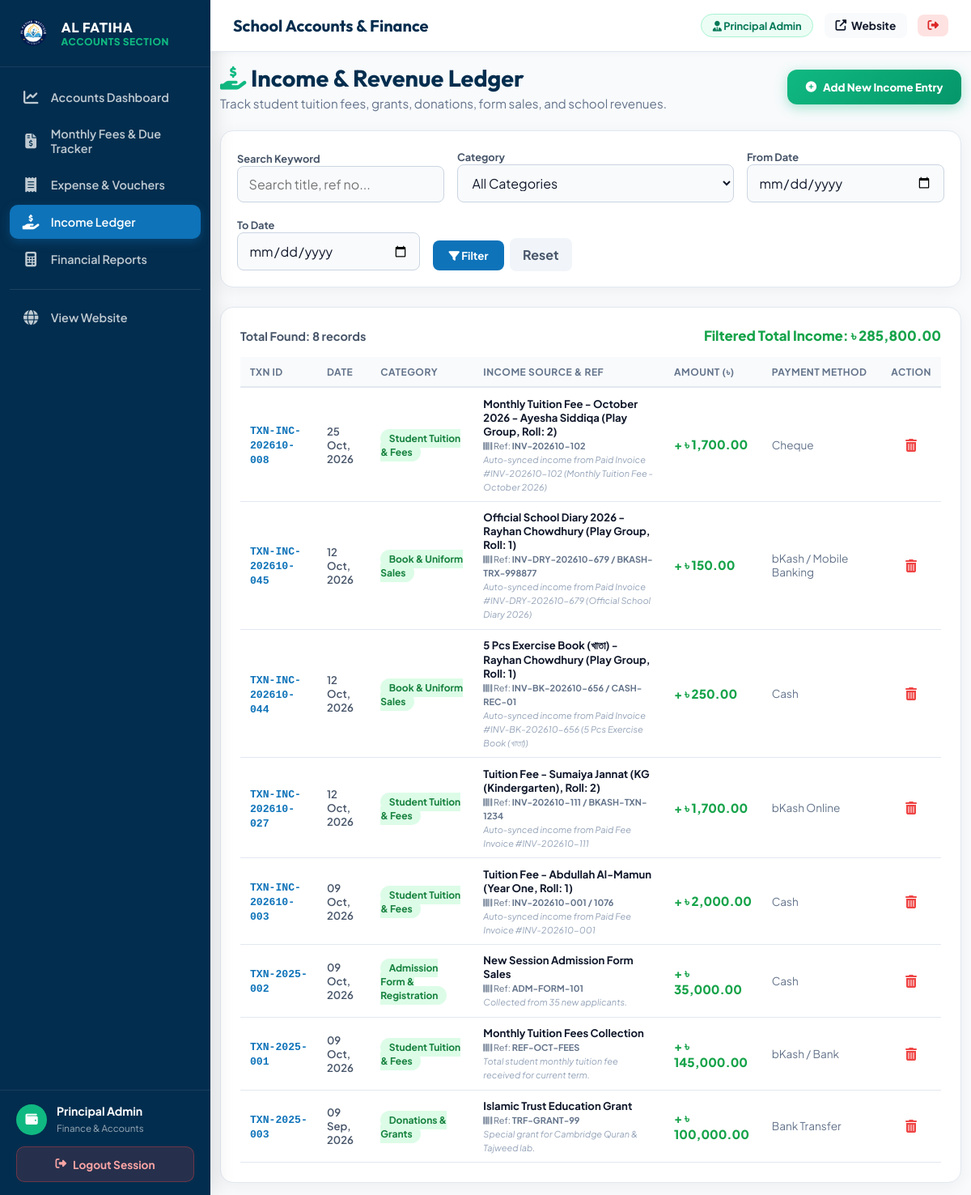
Page /accountant/income.php (signed in) on the committed database.
### tables this page shows
CREATE TABLE `accounts_transactions` (
  `id` int(11) NOT NULL AUTO_INCREMENT,
  `transaction_no` varchar(30) NOT NULL,
  `type` enum('Income','Expense') NOT NULL,
  `category` varchar(100) NOT NULL,
  `title` varchar(200) NOT NULL,
  `amount` decimal(12,2) NOT NULL,
  `transaction_date` date NOT NULL,
  `payment_method` varchar(50) DEFAULT 'Cash',
  `reference_no` varchar(100) DEFAULT NULL,
  `voucher_file` varchar(255) DEFAULT NULL,
  `description` text DEFAULT NULL,
  `created_by` int(11) DEFAULT NULL,
  `created_at` timestamp NOT NULL DEFAULT current_timestamp(),
  PRIMARY KEY (`id`),
  UNIQUE KEY `transaction_no` (`transaction_no`),
  KEY `created_by` (`created_by`),
  CONSTRAINT `accounts_transactions_ibfk_1` FOREIGN KEY (`created_by`) REFERENCES `users` (`id`) ON DELETE SET NULL
);

### includes/functions.php (called while the page is built, shortened)
<?php
function sanitize($data) {
    return htmlspecialchars(trim($data), ENT_QUOTES, 'UTF-8');
}
function get_current_user_role() {
    return $_SESSION['user_role'] ?? null;
}
function format_date($dateStr) {
    return date('d M, Y', strtotime($dateStr));
}
function format_currency($amount) {
    return '৳ ' . number_format($amount, 2);
}

### accountant/income.php (the view, shortened to what this page needs)
<?php
require_once __DIR__ . '/layout.php';
$db = get_db_connection();
$search = sanitize($_GET['search'] ?? '');
$startDate = sanitize($_GET['start_date'] ?? '');
$endDate = sanitize($_GET['end_date'] ?? '');
$whereClauses = ["type = 'Income'"];
$params = [];
$whereSql = implode(' AND ', $whereClauses);
$incStmt = $db->prepare("SELECT * FROM accounts_transactions WHERE $whereSql ORDER BY transaction_date DESC, id DESC");
$incStmt->execute($params);
$incomes = $incStmt->fetchAll();
$totalFilteredIncome = array_sum(array_column($incomes, 'amount'));
?>
<div style="display: flex; justify-content: space-between; align-items: center; margin-bottom: 1.5rem; flex-wrap: wrap; gap: 1rem;">
  <div>
    <h1 style="font-family: 'Outfit', sans-serif; font-size: 1.8rem; color: #032d4e; margin: 0;">
      <i class="fas fa-hand-holding-usd" style="color: #10b981;"></i> Income & Revenue Ledger
    </h1>
    <p style="color: #64748b; margin: 0.2rem 0 0 0; font-size: 0.95rem;">
      Track student tuition fees, grants, donations, form sales, and school revenues.
    </p>
  </div>
  <button onclick="toggleAddForm()" class="btn" style="background: linear-gradient(135deg, #10b981 0%, #059669 100%); color: #ffffff; padding: 0.8rem 1.4rem; border-radius: 12px; font-weight: 800; border: none; cursor: pointer; display: inline-flex; align-items: center; gap: 0.5rem; box-shadow: 0 4px 15px rgba(16, 185, 129, 0.35);">
    <i class="fas fa-plus-circle"></i> Add New Income Entry
  </button>
</div>
<div style="background: #ffffff; border-radius: 16px; padding: 1.25rem; box-shadow: 0 4px 20px rgba(0,0,0,0.05); border: 1px solid #e2e8f0; margin-bottom: 1.5rem;">
  <form method="GET" style="display: flex; flex-wrap: wrap; gap: 1rem; align-items: flex-end;">
    <div style="flex: 1; min-width: 200px;">
      <label style="font-size: 0.8rem; font-weight: 700; color: #475569;">Search Keyword</label>
      <input type="text" name="search" class="form-control" placeholder="Search title, ref no..." value="<?= htmlspecialchars($search) ?>" style="width: 100%; padding: 0.6rem; border-radius: 8px; border: 1px solid #cbd5e1;">
    </div>
    <div style="min-width: 180px;">
      <label style="font-size: 0.8rem; font-weight: 700; color: #475569;">Category</label>
      <select name="category" class="form-control" style="width: 100%; padding: 0.6rem; border-radius: 8px; border: 1px solid #cbd5e1;">
        <option value="">All Categories</option>
      </select>
    </div>
    <div>
      <label style="font-size: 0.8rem; font-weight: 700; color: #475569;">From Date</label>
      <input type="date" name="start_date" class="form-control" value="<?= htmlspecialchars($startDate) ?>" style="padding: 0.6rem; border-radius: 8px; border: 1px solid #cbd5e1;">
    </div>
    <div>
      <label style="font-size: 0.8rem; font-weight: 700; color: #475569;">To Date</label>
      <input type="date" name="end_date" class="form-control" value="<?= htmlspecialchars($endDate) ?>" style="padding: 0.6rem; border-radius: 8px; border: 1px solid #cbd5e1;">
    </div>
    <div>
      <button type="submit" class="btn" style="background: #0e73b9; color: #ffffff; padding: 0.65rem 1.2rem; border-radius: 8px; font-weight: 700; border: none; cursor: pointer;">
        <i class="fas fa-filter"></i> Filter
      </button>
      <a href="income.php" class="btn" style="background: #f1f5f9; color: #475569; padding: 0.65rem 1rem; border-radius: 8px; font-weight: 700; text-decoration: none; margin-left: 0.3rem;">Reset</a>
    </div>
  </form>
</div>
<div style="background: #ffffff; border-radius: 16px; padding: 1.5rem; box-shadow: 0 4px 20px rgba(0,0,0,0.05); border: 1px solid #e2e8f0;">
  <div style="display: flex; justify-content: space-between; align-items: center; margin-bottom: 1rem;">
    <span style="font-weight: 700; color: #475569; font-size: 0.9rem;">Total Found: <strong><?= count($incomes) ?> records</strong></span>
    <span style="font-weight: 800; color: #16a34a; font-size: 1.05rem;">Filtered Total Income: <?= format_currency($totalFilteredIncome) ?></span>
  </div>
  <div style="overflow-x: auto;">
    <table class="data-table" style="width: 100%; border-collapse: collapse; text-align: left; font-size: 0.9rem;">
      <thead>
        <tr style="background: #f8fafc; border-bottom: 2px solid #e2e8f0; color: #475569;">
          <th style="padding: 0.85rem;">Txn ID</th>
          <th style="padding: 0.85rem;">Date</th>
          <th style="padding: 0.85rem;">Category</th>
          <th style="padding: 0.85rem;">Income Source & Ref</th>
          <th style="padding: 0.85rem;">Amount (৳)</th>
          <th style="padding: 0.85rem;">Payment Method</th>
          <th style="padding: 0.85rem; text-align: center;">Action</th>
        </tr>
      </thead>
      <tbody>
        <?php if (empty($incomes)): ?>
          <tr><td colspan="7" style="padding: 2.5rem; text-align: center; color: #94a3b8;">No income records match your filter criteria.</td></tr>
        <?php else: ?>
          <?php foreach ($incomes as $inc): ?>
            <tr style="border-bottom: 1px solid #f1f5f9;">
              <td style="padding: 0.85rem; font-weight: 700; color: #0e73b9;"><code><?= htmlspecialchars($inc['transaction_no']) ?></code></td>
              <td style="padding: 0.85rem; font-weight: 600; color: #475569;"><?= format_date($inc['transaction_date']) ?></td>
              <td style="padding: 0.85rem;">
                <span style="background: #dcfce7; color: #15803d; padding: 0.25rem 0.65rem; border-radius: 12px; font-weight: 700; font-size: 0.75rem;">
                  <?= htmlspecialchars($inc['category']) ?>
                </span>
              </td>
              <td style="padding: 0.85rem;">
                <strong><?= htmlspecialchars($inc['title']) ?></strong>
                <?php if ($inc['reference_no']): ?>
                  <br><small style="color: #64748b;"><i class="fas fa-barcode"></i> Ref: <strong><?= htmlspecialchars($inc['reference_no']) ?></strong></small>
                <?php endif; ?>
                <?php if ($inc['description']): ?>
                  <br><small style="color: #94a3b8; font-style: italic;"><?= htmlspecialchars($inc['description']) ?></small>
                <?php endif; ?>
              </td>
              <td style="padding: 0.85rem; font-weight: 800; color: #16a34a; font-size: 0.95rem;">
                + <?= format_currency($inc['amount']) ?>
              </td>
              <td style="padding: 0.85rem; font-size: 0.85rem; color: #64748b;"><?= htmlspecialchars($inc['payment_method']) ?></td>
              <td style="padding: 0.85rem; text-align: center;">
                <?php if (get_current_user_role() === 'admin'): ?>
                  <a href="income.php?delete_id=<?= $inc['id'] ?>" onclick="return confirm('Are you sure you want to delete this income record?');" style="color: #ef4444; font-size: 1rem; padding: 0.4rem;" title="Delete Income Record">
                    <i class="fas fa-trash-alt"></i>
                  </a>
                <?php endif; ?>
              </td>
            </tr>
          <?php endforeach; ?>
        <?php endif; ?>
      </tbody>
    </table>
  </div>
</div>
<?php require_once __DIR__ . '/layout_footer.php'; ?>

### assets/css/admin.css (style rules this page uses)
:root { --admin-primary: #0e73b9; --admin-primary-dark: #064878; --admin-deep-navy: #032d4e; --admin-gold: #f3b527; --admin-gold-dark: #cd8707; --admin-bg: #f8fafc; --admin-card: #ffffff; --admin-border: #e2e8f0; --admin-text: #0f172a; --admin-text-muted: #64748b; --sidebar-width: 260px; --header-height: 64px; }
*, *::before, *::after { box-sizing: border-box; }
html, body { margin: 0; padding: 0; width: 100%; overflow-x: hidden; }
body.dashboard-body { font-family: 'Plus Jakarta Sans', sans-serif; background-color: var(--admin-bg); color: var(--admin-text); min-height: 100vh; display: flex; position: relative; -webkit-font-smoothing: antialiased; }
.form-control { width: 100%; padding: 0.75rem 1rem; font-size: 0.95rem; border: 1.5px solid var(--admin-border); border-radius: 10px; background: #f8fafc; transition: all 0.2s ease; font-family: inherit; color: var(--admin-text); }
.data-table { width: 100%; border-collapse: collapse; text-align: left; font-size: 0.88rem; }
.data-table th { background: #f8fafc; color: var(--admin-text-muted); font-weight: 700; padding: 0.85rem 1rem; border-bottom: 2px solid var(--admin-border); text-transform: uppercase; font-size: 0.75rem; letter-spacing: 0.5px; white-space: nowrap; }
.data-table td { padding: 0.85rem 1rem; border-bottom: 1px solid var(--admin-border); vertical-align: middle; }
.btn { cursor: pointer; border-radius: 8px; transition: all 0.2s ease; font-family: inherit; }
.data-table { min-width: 600px !important; font-size: 0.82rem !important; }
.data-table th, .data-table td { padding: 0.65rem 0.75rem !important; }
.form-control, input[type="text"], input[type="number"], input[type="date"], input[type="password"], input[type="email"], input[type="search"], input[type="file"], select.form-control, select, textarea.form-control, textarea { font-size: 16px !important; padding: 0.7rem 0.85rem !important; min-height: 44px; border-radius: 10px; box-sizing: border-box; }

### rows in the picture
accounts_transactions: transaction_no "TXN-INC-202610-008", transaction_date "25 Oct, 2026", category "Student Tuition & Fees", title "Monthly Tuition Fee - October 2026 - Ayesha Siddiqa (Play Group, Roll: 2)", reference_no "INV-202610-102", description "Auto-synced income from Paid Invoice #INV-202610-102 (Monthly Tuition Fee - October 2026)", amount "৳ 1,700.00", payment_method "Cheque"
accounts_transactions: transaction_no "TXN-INC-202610-045", transaction_date "12 Oct, 2026", category "Book & Uniform Sales", title "Official School Diary 2026 - Rayhan Chowdhury (Play Group, Roll: 1)", reference_no "INV-DRY-202610-679 / BKASH-TRX-998877", description "Auto-synced income from Paid Invoice #INV-DRY-202610-679 (Official School Diary 2026)", amount "৳ 150.00", payment_method "bKash / Mobile Banking"
accounts_transactions: transaction_no "TXN-INC-202610-044", transaction_date "12 Oct, 2026", category "Book & Uniform Sales", title "5 Pcs Exercise Book (খাতা) - Rayhan Chowdhury (Play Group, Roll: 1)", reference_no "INV-BK-202610-656 / CASH-REC-01", description "Auto-synced income from Paid Invoice #INV-BK-202610-656 (5 Pcs Exercise Book (খাতা))", amount "৳ 250.00", payment_method "Cash"
accounts_transactions: transaction_no "TXN-INC-202610-027", transaction_date "12 Oct, 2026", category "Student Tuition & Fees", title "Tuition Fee - Sumaiya Jannat (KG (Kindergarten), Roll: 2)", reference_no "INV-202610-111 / BKASH-TXN-1234", description "Auto-synced income from Paid Fee Invoice #INV-202610-111", amount "৳ 1,700.00", payment_method "bKash Online"
accounts_transactions: transaction_no "TXN-INC-202610-003", transaction_date "09 Oct, 2026", category "Student Tuition & Fees", title "Tuition Fee - Abdullah Al-Mamun (Year One, Roll: 1)", reference_no "INV-202610-001 / 1076", description "Auto-synced income from Paid Fee Invoice #INV-202610-001", amount "৳ 2,000.00", payment_method "Cash"
accounts_transactions: transaction_no "TXN-2025-002", transaction_date "09 Oct, 2026", category "Admission Form & Registration", title "New Session Admission Form Sales", reference_no "ADM-FORM-101", description "Collected from 35 new applicants.", amount "৳ 35,000.00", payment_method "Cash"
accounts_transactions: transaction_no "TXN-2025-001", transaction_date "09 Oct, 2026", category "Student Tuition & Fees", title "Monthly Tuition Fees Collection", reference_no "REF-OCT-FEES", description "Total student monthly tuition fee received for current term.", amount "৳ 145,000.00", payment_method "bKash / Bank"
accounts_transactions: transaction_no "TXN-2025-003", transaction_date "09 Sep, 2026", category "Donations & Grants", title "Islamic Trust Education Grant", reference_no "TRF-GRANT-99", description "Special grant for Cambridge Quran & Tajweed lab.", amount "৳ 100,000.00", payment_method "Bank Transfer"

### other values in the picture
get_current_user_name() "Principal Admin"
$user_name "Principal Admin"
count($incomes) "8"
format_currency($totalFilteredIncome) "৳ 285,800.00"
